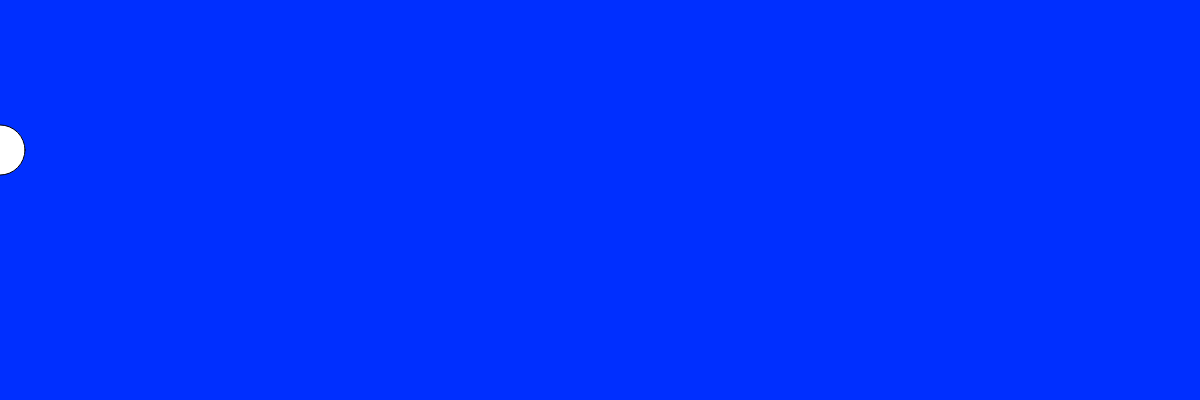
Frame 1 (no input)
Frame 60 (no input): identical to frame 1, image omitted
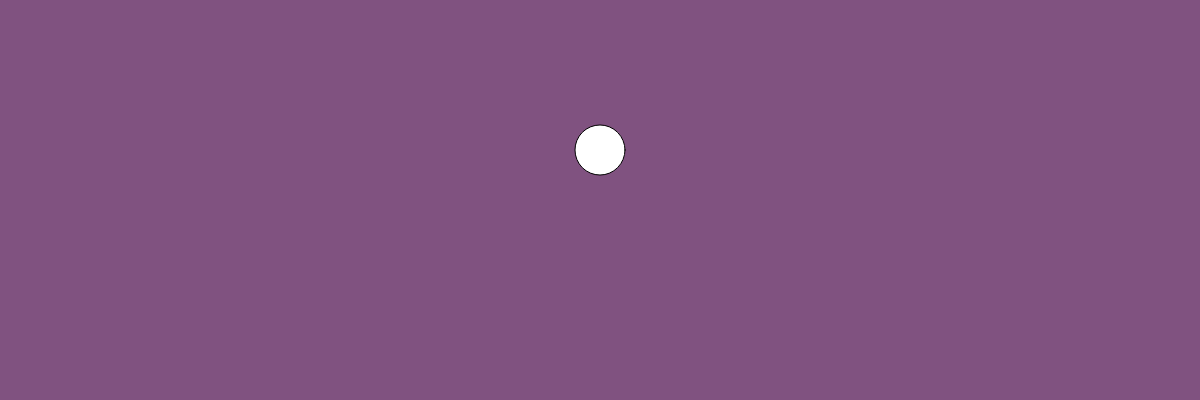
Frame 120 (the mouse pressed at the canvas centre since frame 60)

The p5.js sketch that drew these frames (run headless with seeded random() and noise() and a simulated clock; from frame 60 on, the mouse is pressed at the canvas centre):

// p5.js sketch
// ── sketch.js
var r = 0;
var g = 50;
var b=255;

function setup(){

  createCanvas(1200,400);
}


function draw(){
  r=map(mouseX,0,1200,0,255);
  g =map(mouseX,50,900,50,100);
  b= map(mouseX,0,1200,255,0);
  background(r,g,b);
  fill(255);
  ellipse(mouseX,150,50,50);
}
